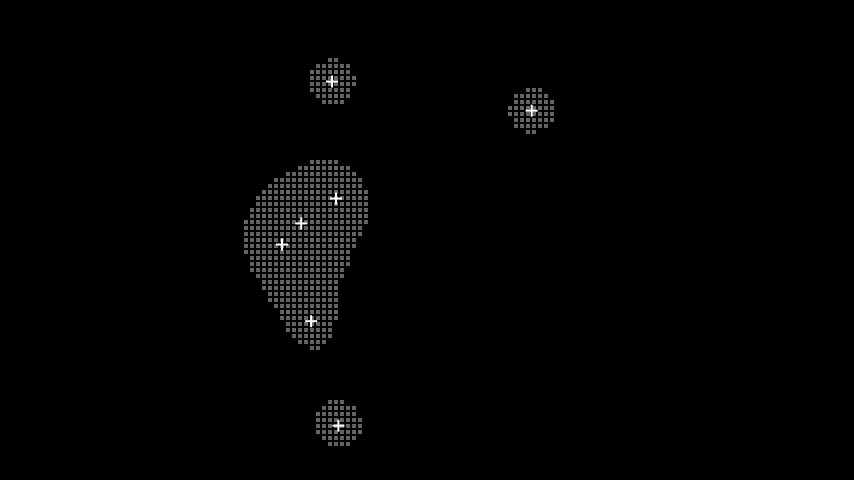
Frame 1 (no input)
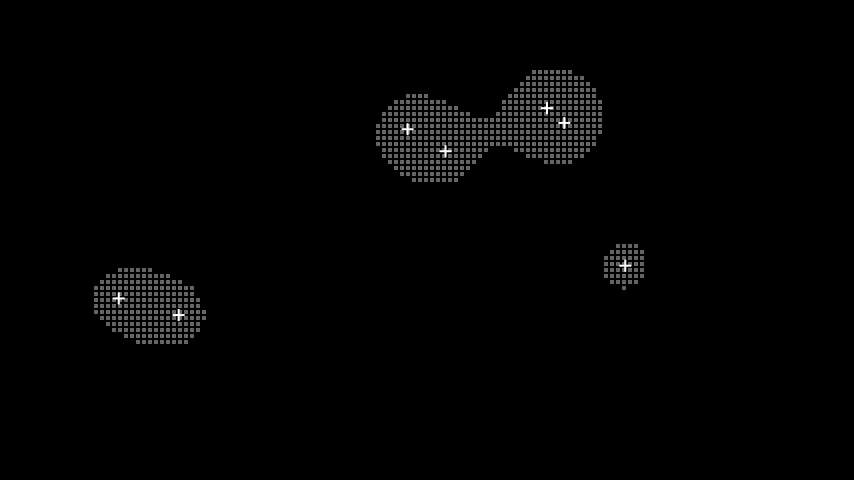
Frame 60 (the mouse pressed at the canvas centre just before this capture)
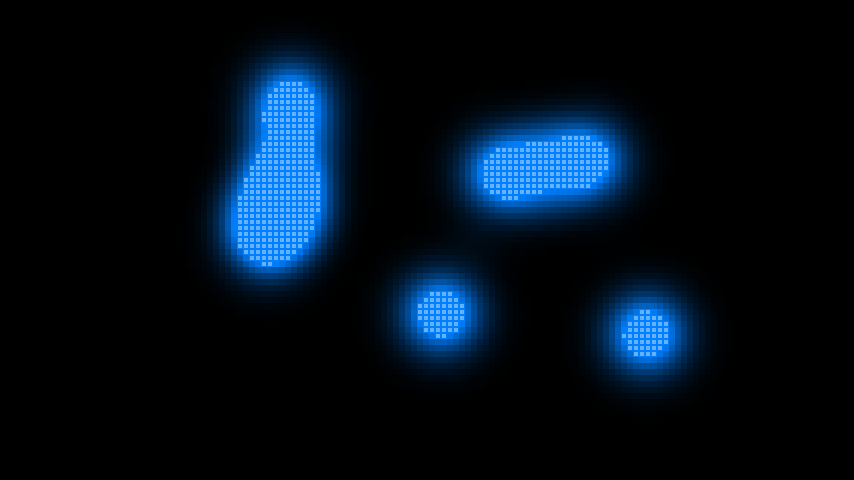
Frame 120 (the mouse held since frame 60 and released just before this capture)

The Processing sketch that drew these frames (run headless with seeded random() and noise(); from frame 60 on, the mouse is pressed at the canvas centre):

// Processing sketch: processing_157070
// ── processing_157070.pde

float noiseScale=0.02;
float x = 0;
float y = 0;

PVector[] blobs   = new PVector[7];
PVector[] blobsxy = new PVector[7];
float[]   m = new float[7];
float[]   h = new float[7];
float step1 = 0;
float step2 = 0;

void setup()
{
  rectMode(CENTER);
  size(854, 480);
  background(0);
  smooth();
  fill(0);
  noStroke();
  strokeJoin(ROUND);
  frameRate(30);
  for (int idx=0; idx < blobs.length; idx++)
  {
    blobs[idx]   = new PVector(random(180), random(180));
    blobsxy[idx] = new PVector(0, 0);
  }
}

void draw()
{
  step1 = step1 + .01;
  step2 = step2 + .005;
  noStroke();
  background(0);
  translate(width/2, height/2);

  for (int x=-width/2; x<width/2; x+=6)
  {
    for (int y=-height/2; y<height/2; y+=6)
    {
      float result = 0;
      float posx = 0;
      float posy = 0;
      for (int idx=0; idx < blobs.length; idx++)
      {     
        float st = 0;
        if (idx%2 == 0)
        {
          st = step1;
        }
        else
        {
          st = step2;
        }
        float cx = blobs[idx].x + st;
        float cy = blobs[idx].y + st;
        posx = -600 + noise(cx) * 1200;
        posy = -300 + noise(cy) * 600;
        blobsxy[idx].x = posx;
        blobsxy[idx].y = posy;
        m[idx] = mag(x - posx, y - posy);
        h[idx] = 0;

        float ra = 110;
        if (m[idx] < ra)
        {
          h[idx] = pow(m[idx]-ra, 2);
        }
        result += h[idx];
      }

      result /=30;

      if (result > 255)
      {
        result = 255;
      }

      fill (0, result/2, result, result);

      if ((result > 0) && (mousePressed))
      {
        //pushMatrix();
        //translate(x,y);
        //rotate(result*PI/120);
        //translate(-x,-y);
        rect(x, y, 6, 6);
        //popMatrix();
      }

      if (result > 254)
      {
        fill(255, 100);
        rect(x, y, 4, 4);
      }
    }
  }
  if (!mousePressed) 
  {
    fill(255);
    for (int idx1=0; idx1 < blobsxy.length; idx1++)
    {
      rect(blobsxy[idx1].x, blobsxy[idx1].y,12,2);
      rect(blobsxy[idx1].x, blobsxy[idx1].y,2,12);
    }
  }
  //for (int idx1=0; idx1 < blobsxy.length; idx1++)
  //{
    //rect(blobsxy[idx1].x, blobsxy[idx1].y,12,2);
    //rect(blobsxy[idx1].x, blobsxy[idx1].y,2,12);
    //for (int idx2=idx1; idx2 < blobsxy.length; idx2++)
    //{   
      //line (blobsxy[idx1].x, blobsxy[idx1].y, 
      //      blobsxy[idx2].x, blobsxy[idx2].y);
    //}
  //}
}
